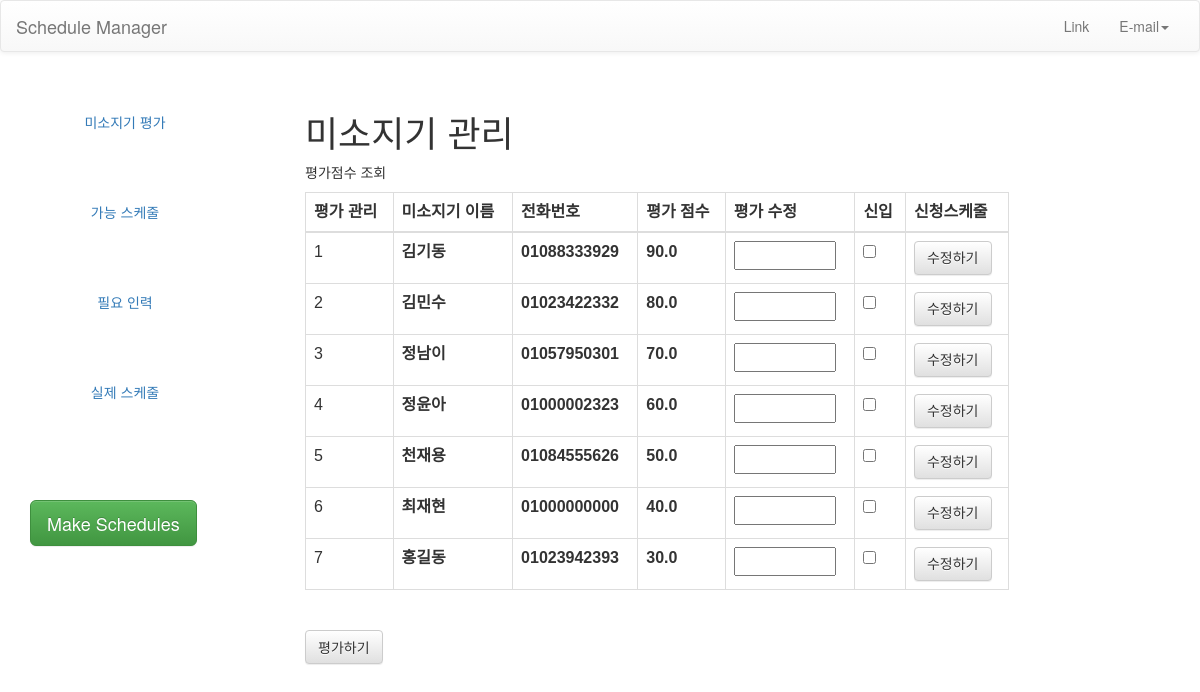
/manager/staff/, run on an earlier commit of the app's database.
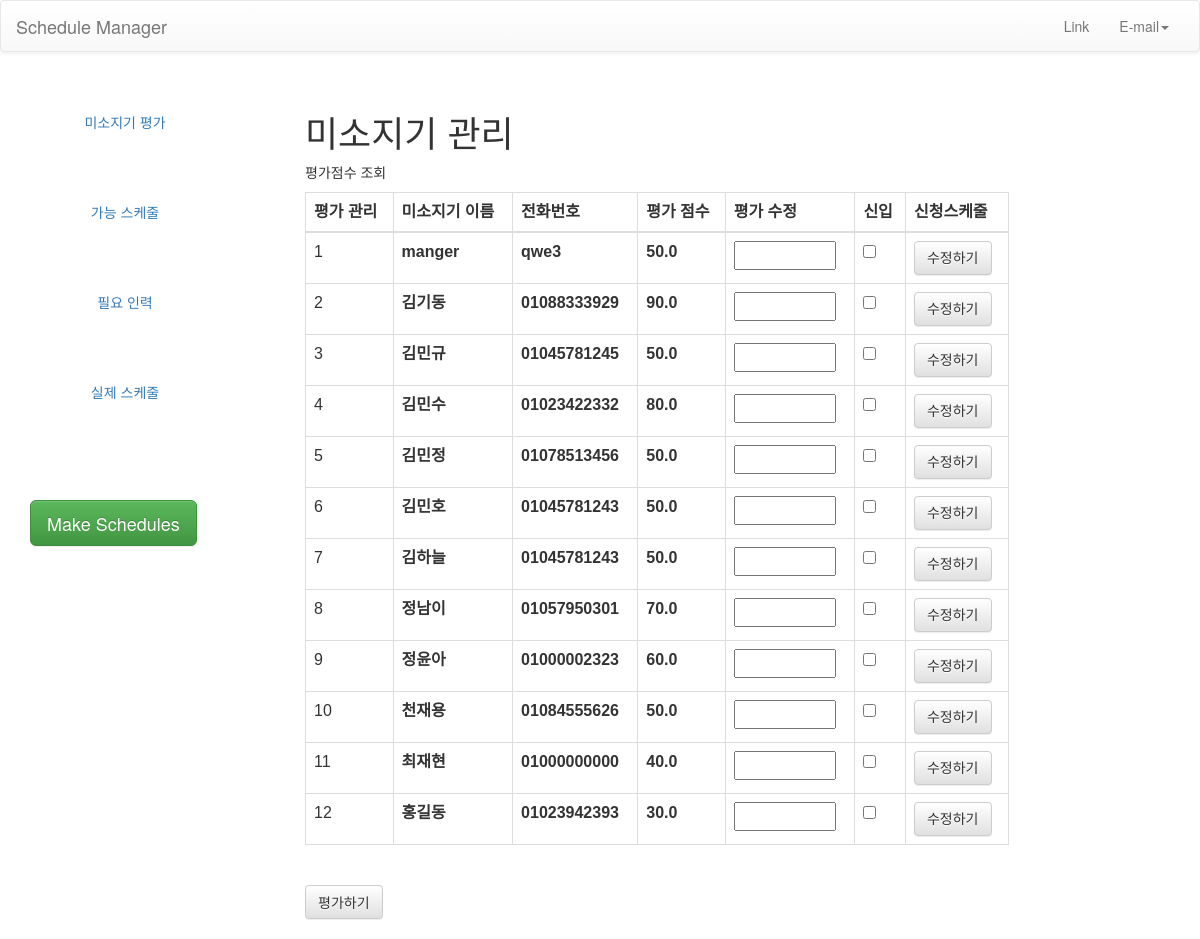
And on a later commit of the database.
### miso/models.py (models this page shows, shortened)
class Staff (models.Model):
    name = models.CharField(max_length=45)
    phone = models.CharField(max_length=20)
    score = models.FloatField(blank=True, default=50)
    possible_N_days = models.IntegerField(blank=True, default=3)
    newcomer = models.BooleanField(blank=True, default=False)
    min_complete = models.BooleanField (blank=True, default=False)
    max_complete = models.BooleanField (blank=True, default=False)
    class Meta:
        unique_together = ('name', 'phone')

### miso/views.py (the view, shortened to what this page needs)
# urls.py: path('manager/staff/', manageStaffView, name='manager-staff'),
def manageStaffView(request):
    staffAll = Staff.objects.all().order_by('name')
    context = {'staffAll': staffAll, }
    if request.method=="GET":
        print("getgetget")
    return render(request, 'plan/manager_staff.html', context)

### template/plan/manager_staff.html (shortened to what this page needs)
{% load static %}
<html>
<head>
  <link rel="stylesheet" type="text/css" href="{% static 'css/bootstrap.css' %}"/>
  <link rel="stylesheet" type="text/css" href="{% static 'css/bootstrap.min.css' %}"/>
  <link rel="stylesheet" type="text/css" href="{% static 'css/bootstrap-theme.css' %}"/>
  <link rel="stylesheet" type="text/css" href="{% static 'css/bootstrap-theme.min.css' %}"/>
  <link rel="stylesheet" type="text/css" href="{% static 'css/miso.css' %}"/>
</head>
<body>
   <nav class="navbar navbar-default" role="navigation">
	  <div class="container-fluid">
	    <div class="navbar-header">
	      <a class="navbar-brand" href="/manager/">Schedule Manager</a>
	    </div>
	    <div class="navbar-collapse collapse" id="navbar-collapse-1">
	      <ul class="nav navbar-nav navbar-right">
		<li><a href="#">Link</a></li>
		<li class="dropdown">
		  <a href="#" class="dropdown-toggle" data-toggle="dropdown" role="button" aria-expanded="false">E-mail<span class="caret"></span></a>
		</li>
	      </ul>
	    </div>
	  </div>
	</nav>
	<div id="page-wrapper">
      <div id="sidebar-wrapper">
        <ul class="nav nav-pills nav-stacked navbar-collapse">
          <li><a href="/manager/staff">미소지기 평가</a></li>
          <li><a href="/manager/possible">가능 스케줄</a></li>
          <li><a href="/manager/hr">필요 인력</a></li>
          <li><a href="/manager/real">실제 스케줄</a></li>
        </ul>
       	<ul class="sidebar-nav btn-padding-30">
          <button type="button" class="btn btn-success btn-lg">Make Schedules</button>
       	</ul>
      </div>
      <div id="page-content-wrapper">
        <div class="container-fluid">
          <h1>미소지기 관리</h1>
          <p>평가점수 조회</p>
          <table class="table table-bordered table-hover">
          <thead>
          <tr>
            <th>평가 관리</th>
            <th>미소지기 이름</th>
            <th>전화번호</th>
            <th>평가 점수</th>
            <th>평가 수정</th>
            <th>신입</th>
            <th>신청스케줄</th>
          </tr>
          </thead>
          <tbody>
          <a id="scoreupdate" method="post">
            {% for staff in staffAll %}
            {% with staff.name|add:":"|add:staff.phone as name%}
          <tr>
            <td>{{forloop.counter}}</td>
            <th>{{staff.name}}</th>
            <th>{{staff.phone}}</th>
            <th>{{staff.score}}</th>
            <th>
              <input type="number" name={{name}} min="10" max="100" value="" step="0.01">
            </th>
              <th>
              <input type="checkbox" name={{name}} value="1" {% if staff.newcomer == 1 %} checked {% endif %}>
            </th>
              <th>
                <a class="btn btn-default" href="../../staff/{{staff.name}}/{{staff.phone}}">
                    수정하기
                </a>
              </th>
          </tr>
            {% endwith %}
            {% endfor %}
          </tbody>
        </table>
          <br>
          <button class="btn btn-default" type="submit">평가하기</button>
        </div>
      </div>
    </div>
</body>
</html>

### static/css/miso.css (style rules this page uses)
#page-wrapper { padding-left: 250px; }
#sidebar-wrapper { position: fixed; width: 250px; height: 100%; margin-top: 10px; margin-left: -250px; overflow-x: hidden; overflow-y: auto; }
#page-content-wrapper { width: 100%; padding: 20px; margin-left: 20px; }
.sidebar-nav { width: 250px; margin: 0; padding: 0; list-style: none; }
.sidebar-nav button { position: fixed; left: 30px; top: 500px; }
.navbar .navbar-nav { display: inline-block; float: none; }

### template/plan/manager_staff.html (style rules this page uses)
.table { font-family: arial, sans-serif; border-collapse: collapse; width: 80%; }

What changed in the data, as far as the page shows it:
added Staff: name "manger", phone "qwe3", score "50.0"
added Staff: name "김민규", phone "01045781245", score "50.0"
added Staff: name "김민정", phone "01078513456", score "50.0"
added Staff: name "김민호", phone "01045781243", score "50.0"
added Staff: name "김하늘", phone "01045781243", score "50.0"
